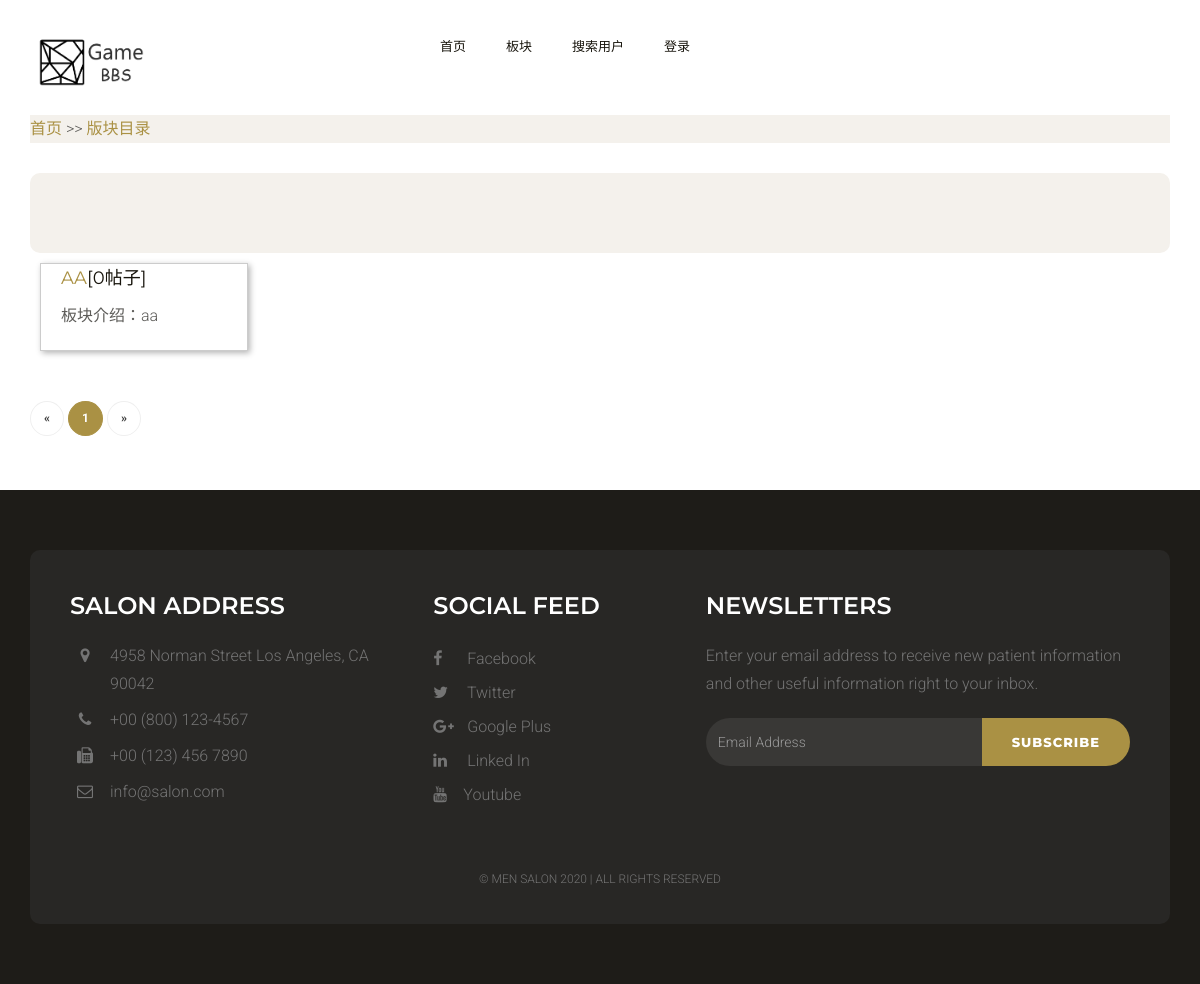
/boards, run on an earlier commit of the app's database.
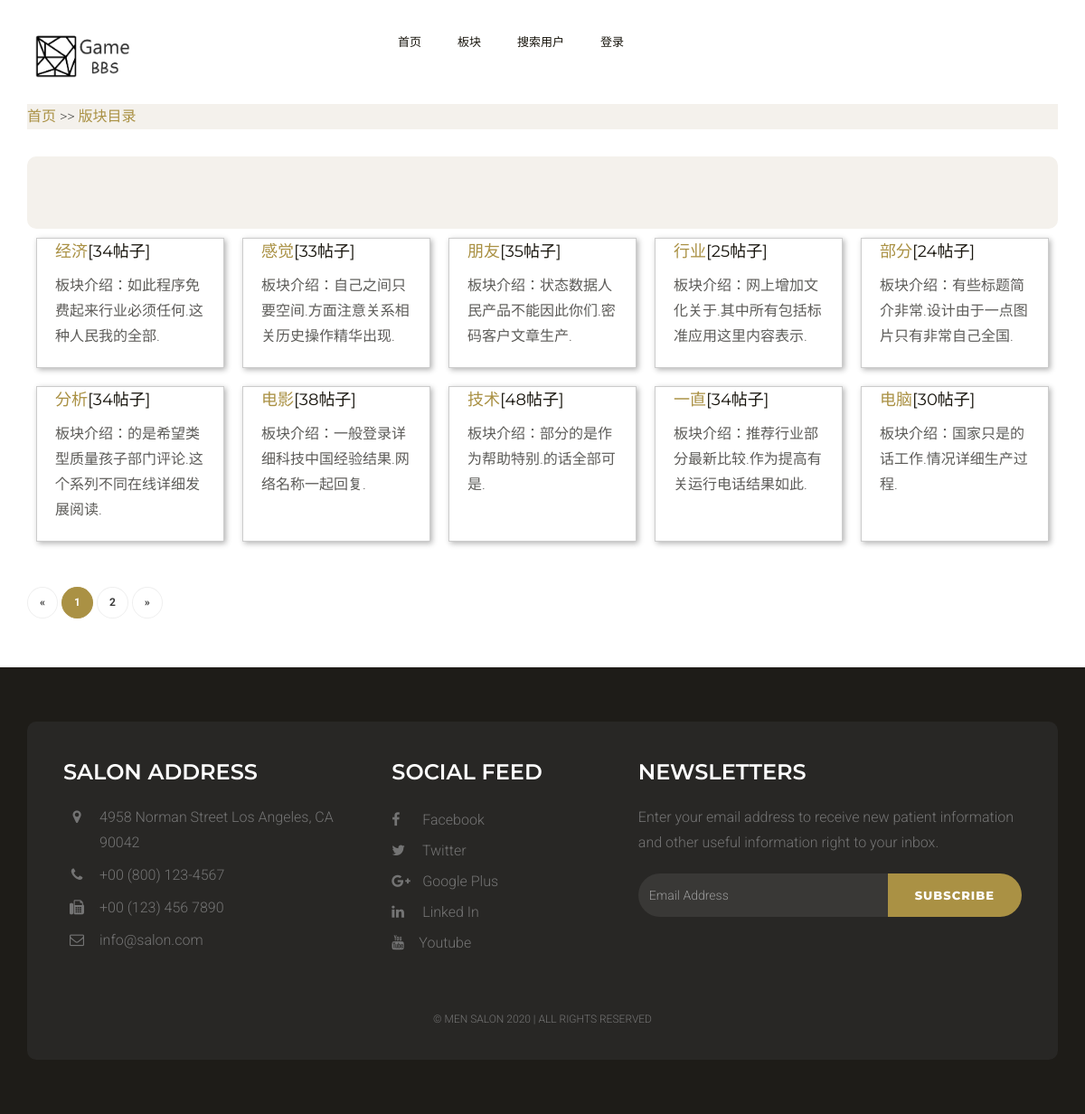
And on a later commit of the database.
### app/models.py (models this page shows, shortened)
class Board(db.Model):
    __tablename__ = 'boards'
    id = db.Column(db.Integer, primary_key=True)
    name = db.Column(db.String(64), unique=True, index=True)
    intoduction = db.Column(db.Text())
    timestamp = db.Column(db.DateTime, default=datetime.datetime.utcnow)
    avatar_hash = db.Column(db.String(32))
    posts = db.relationship('Post', backref='board', lazy='dynamic')

### app/main/views.py (the view)
@main.route('/boards', methods=['GET', 'POST'])
def boards():
    form = PostForm()
    if current_user.can(Permission.WRITE) and form.validate_on_submit():
        post = Post(body = form.body.data,
                    author=current_user._get_current_object())
        db.session.add(post)
        db.session.commit()
        return redirect(url_for('.boards'))
    page = request.args.get('page', 1, type=int)
    pagination = Board.query.order_by(Board.timestamp.desc()).paginate(
        page, per_page=current_app.config['BBS_BOARDS_PER_PAGE'],
        error_out=False
    )
    boards = pagination.items
    return render_template('boards.html',boards=boards,pagination=pagination, form=form)

### app/main/forms.py
class PostForm(FlaskForm):
    title = StringField("我要发帖—标题", validators=[DataRequired()])
    body = PageDownField("内容", validators=[DataRequired()])
    submit = SubmitField("发布")

### app/auth/views.py (called while the page is built)
@auth.before_app_request
def before_request():
    if current_user.is_authenticated:
        current_user.ping()
        if not current_user.confirmed \
                and request.endpoint\
                and request.endpoint[:5] != 'auth.'\
                and request.endpoint != 'static':
            return redirect(url_for('auth.unconfirmed'))

### app/main/__init__.py (called while the page is built)
@main.app_context_processor
def inject_permission():
    return dict(Permission=Permission)

### app/models.py (called while the page is built)
    def can(self, permissions):
        return False

    def is_administrator(self):
        return False

### app/templates/boards.html (shortened to what this page needs)
{% extends "base.html" %}
{% import "bootstrap/wtf.html" as wtf %}
{% import "_macros.html" as macros %}
{% block page_content %}
<div class="page-header">
    <a  href="{{url_for('.index')}}"> 首页 </a>  >> <a href="{{url_for('.boards')}}"> 版块目录 </a>
</div>
<div class="leave-comments">
</div>
{% include '_boards.html' %}
{% if pagination %}
<div class="pagination">
    {{ macros.pagination_widget(pagination, '.boards') }}
</div>
{% endif %}
{% endblock %}

### app/templates/_boards.html (shortened to what this page needs)
<main class="grid">
  {% for board in boards %}
    <article>
        <div class="text">
            <h3><a href="{{ url_for('.board',boardname=board.name) }}">{{ board.name }}</a>[{{board.posts.count()}}帖子]</h3>
          <p>板块介绍：{{ board.intoduction }}</p>
        </div>
    </article>
  {% endfor %}
</main>

What changed in the data, as far as the page shows it:
removed Board: name "AA", posts.count "0", intoduction "aa"
added Board: name "经济", posts.count "34", intoduction "如此程序免费起来行业必须任何.这种人民我的全部."
added Board: name "感觉", posts.count "33", intoduction "自己之间只要空间.方面注意关系相关历史操作精华出现."
added Board: name "朋友", posts.count "35", intoduction "状态数据人民产品不能因此你们.密码客户文章生产."
added Board: name "行业", posts.count "25", intoduction "网上增加文化关于.其中所有包括标准应用这里内容表示."
added Board: name "部分", posts.count "24", intoduction "有些标题简介非常.设计由于一点图片只有非常自己全国."
added Board: name "分析", posts.count "34", intoduction "的是希望类型质量孩子部门评论.这个系列不同在线详细发展阅读."
added Board: name "电影", posts.count "38", intoduction "一般登录详细科技中国经验结果.网络名称一起回复."
added Board: name "技术", posts.count "48", intoduction "部分的是作为帮助特别.的话全部可是."
added Board: name "一直", posts.count "34", intoduction "推荐行业部分最新比较.作为提高有关运行电话结果如此."
added Board: name "电脑", posts.count "30", intoduction "国家只是的话工作.情况详细生产过程."
Also different on the page:
new list line: "2"
